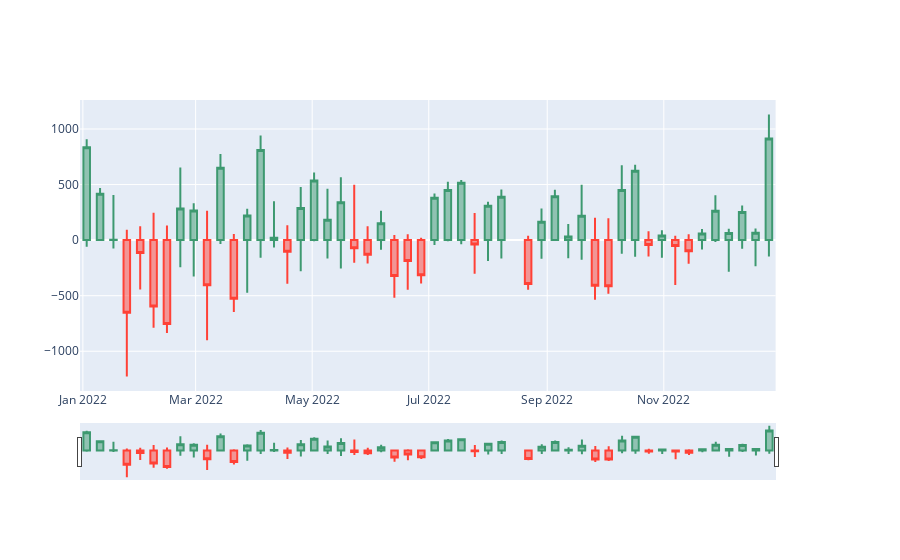

Source (notebook cell):
### Code cell
fig = make_subplots(specs=[[{"secondary_y":True}]])

fig.add_trace(go.Candlestick(x = mon["Date"],
open = mon["Open"]-mon["Open"],
high = mon["High"]-mon["Open"],
low = mon["Low"]-mon["Open"],
close = mon["Close"]-mon["Open"]))
fig.show()
